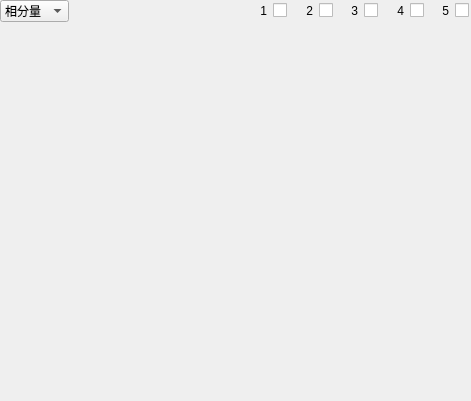
   <widget class="QWidget" name="widget_4" native="true">
    <property name="geometry">
     <rect>
      <x>640</x>
      <y>150</y>
      <width>471</width>
      <height>401</height>
     </rect>
    </property>
    <widget class="QComboBox" name="comboBox">
     <property name="geometry">
      <rect>
       <x>0</x>
       <y>0</y>
       <width>69</width>
       <height>22</height>
      </rect>
     </property>
     <item>
      <property name="text">
       <string>相分量</string>
      </property>
     </item>
     <item>
      <property name="text">
       <string>线分量</string>
      </property>
     </item>
     <item>
      <property name="text">
       <string>序分量</string>
      </property>
     </item>
     <item>
      <property name="text">
       <string>功率</string>
      </property>
     </item>
    </widget>
    <widget class="QWidget" name="widget" native="true">
     <property name="geometry">
      <rect>
       <x>0</x>
       <y>20</y>
       <width>471</width>
       <height>381</height>
      </rect>
     </property>
    </widget>
    <widget class="QWidget" name="layoutWidget">
     <property name="geometry">
      <rect>
       <x>250</x>
       <y>0</y>
       <width>221</width>
       <height>21</height>
      </rect>
     </property>
     <layout class="QHBoxLayout" name="horizontalLayout">
      <item>
       <widget class="QLabel" name="label_14">
        <property name="text">
         <string>1</string>
        </property>
        <property name="alignment">
         <set>Qt::AlignRight|Qt::AlignTrailing|Qt::AlignVCenter</set>
        </property>
       </widget>
      </item>
      <item>
       <widget class="QCheckBox" name="checkBox_1">
        <property name="maximumSize">
         <size>
          <width>16</width>
          <height>16</height>
         </size>
        </property>
        <property name="text">
         <string/>
        </property>
       </widget>
      </item>
      <item>
       <widget class="QLabel" name="label_43">
        <property name="text">
         <string>2</string>
        </property>
        <property name="alignment">
         <set>Qt::AlignRight|Qt::AlignTrailing|Qt::AlignVCenter</set>
        </property>
       </widget>
      </item>
      <item>
       <widget class="QCheckBox" name="checkBox_2">
        <property name="maximumSize">
         <size>
          <width>16</width>
          <height>16</height>
         </size>
        </property>
        <property name="text">
         <string/>
        </property>
       </widget>
      </item>
      <item>
       <widget class="QLabel" name="label_44">
        <property name="text">
         <string>3</string>
        </property>
        <property name="alignment">
         <set>Qt::AlignRight|Qt::AlignTrailing|Qt::AlignVCenter</set>
        </property>
       </widget>
      </item>
      <item>
       <widget class="QCheckBox" name="checkBox_3">
        <property name="maximumSize">
         <size>
          <width>16</width>
          <height>16</height>
         </size>
        </property>
        <property name="text">
         <string/>
        </property>
       </widget>
      </item>
      <item>
       <widget class="QLabel" name="label_45">
        <property name="text">
         <string>4</string>
        </property>
        <property name="alignment">
         <set>Qt::AlignRight|Qt::AlignTrailing|Qt::AlignVCenter</set>
        </property>
       </widget>
      </item>
      <item>
       <widget class="QCheckBox" name="checkBox_4">
        <property name="maximumSize">
         <size>
          <width>16</width>
          <height>16</height>
         </size>
        </property>
        <property name="text">
         <string/>
        </property>
       </widget>
      </item>
      <item>
       <widget class="QLabel" name="label_46">
        <property name="text">
         <string>5</string>
        </property>
        <property name="alignment">
         <set>Qt::AlignRight|Qt::AlignTrailing|Qt::AlignVCenter</set>
        </property>
       </widget>
      </item>
      <item>
       <widget class="QCheckBox" name="checkBox_5">
        <property name="maximumSize">
         <size>
          <width>16</width>
          <height>16</height>
         </size>
        </property>
        <property name="text">
         <string/>
        </property>
       </widget>
      </item>
     </layout>
    </widget>
   </widget>
